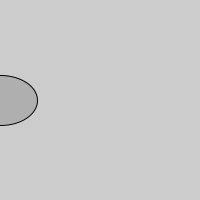
Frame 1 (no input)
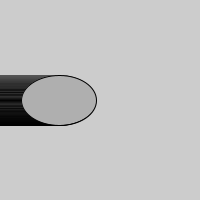
Frame 60 (the mouse pressed at the canvas centre just before this capture)
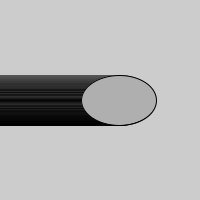
Frame 120 (the mouse held since frame 60 and released just before this capture)

The Processing sketch that drew these frames (run headless with seeded random() and noise(); from frame 60 on, the mouse is pressed at the canvas centre):

// Processing sketch: Day_One_1
// ── Day_One_1.pde
int circleX = 0; //delcare variable and assign value to circleX
int circleY = 100; //declare varibale and assign value to circleY

void setup(){ // run setup once
  size(200,200); //size of screen
}
void draw(){
  //background(255); //"background" color 
  stroke(0); // circle outline color
  fill(175); //circle inside color 
  ellipse(circleX, circleY,75,50); //draw circle 
  //ellpse(X position, Y position, radius X, radius Y)
  
  //circleX = circleX + 1; // incrementing varible + 1 or + 2,3,4...
  circleX++;
}
